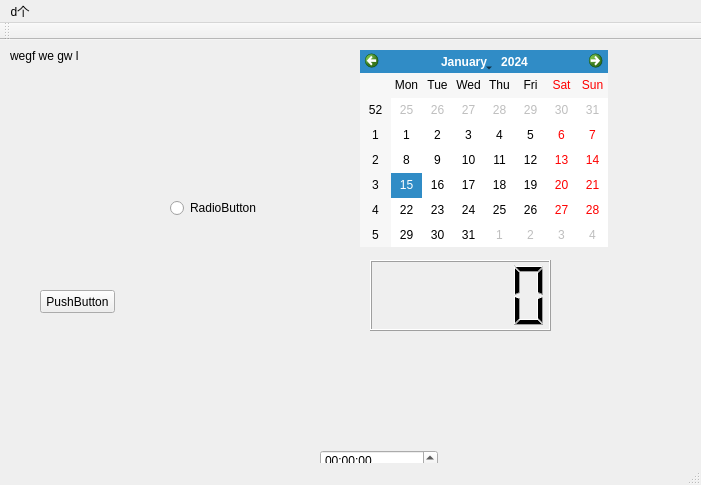
<?xml version="1.0" encoding="UTF-8"?>
<ui version="4.0">
 <class>MainWindow</class>
 <widget class="QMainWindow" name="MainWindow">
  <property name="geometry">
   <rect>
    <x>0</x>
    <y>0</y>
    <width>701</width>
    <height>485</height>
   </rect>
  </property>
  <property name="windowTitle">
   <string>MainWindow</string>
  </property>
  <widget class="QWidget" name="centralwidget">
   <widget class="QLabel" name="label">
    <property name="geometry">
     <rect>
      <x>10</x>
      <y>0</y>
      <width>71</width>
      <height>31</height>
     </rect>
    </property>
    <property name="text">
     <string>wegf we gw l</string>
    </property>
   </widget>
   <widget class="QPushButton" name="pushButton">
    <property name="geometry">
     <rect>
      <x>40</x>
      <y>250</y>
      <width>75</width>
      <height>23</height>
     </rect>
    </property>
    <property name="text">
     <string>PushButton</string>
    </property>
   </widget>
   <widget class="QLCDNumber" name="lcdNumber">
    <property name="geometry">
     <rect>
      <x>370</x>
      <y>220</y>
      <width>181</width>
      <height>71</height>
     </rect>
    </property>
   </widget>
   <widget class="QTimeEdit" name="timeEdit">
    <property name="geometry">
     <rect>
      <x>320</x>
      <y>410</y>
      <width>118</width>
      <height>22</height>
     </rect>
    </property>
   </widget>
   <widget class="QRadioButton" name="radioButton">
    <property name="geometry">
     <rect>
      <x>170</x>
      <y>160</y>
      <width>89</width>
      <height>16</height>
     </rect>
    </property>
    <property name="text">
     <string>RadioButton</string>
    </property>
   </widget>
   <widget class="QCalendarWidget" name="calendarWidget">
    <property name="geometry">
     <rect>
      <x>360</x>
      <y>10</y>
      <width>248</width>
      <height>197</height>
     </rect>
    </property>
   </widget>
  </widget>
  <widget class="QMenuBar" name="menubar">
   <property name="geometry">
    <rect>
     <x>0</x>
     <y>0</y>
     <width>701</width>
     <height>23</height>
    </rect>
   </property>
   <widget class="QMenu" name="menud">
    <property name="title">
     <string>d个</string>
    </property>
   </widget>
   <addaction name="menud"/>
  </widget>
  <widget class="QToolBar" name="toolBar">
   <property name="windowTitle">
    <string>toolBar</string>
   </property>
   <attribute name="toolBarArea">
    <enum>TopToolBarArea</enum>
   </attribute>
   <attribute name="toolBarBreak">
    <bool>false</bool>
   </attribute>
  </widget>
  <widget class="QStatusBar" name="statusBar"/>
 </widget>
 <resources/>
 <connections/>
</ui>
